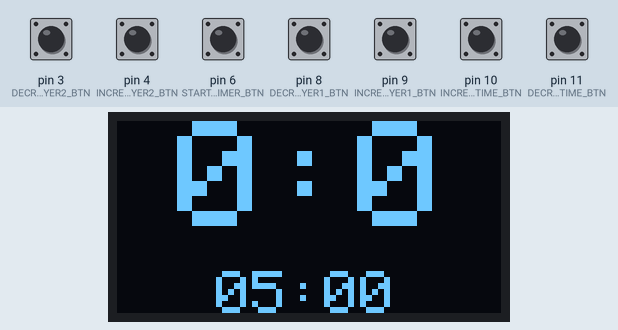
A sketch run on a simulated Arduino Uno, built with avr-gcc and run on an emulated ATmega328P. Shown: 128×64 one-colour display. Inputs (shaded band) come from the test bench; at power-on: pin 3 (DECREMENT_PLAYER2_BTN), pin 4 (INCREMENT_PLAYER2_BTN), pin 6 (START_TIMER_BTN), pin 8 (DECREMENT_PLAYER1_BTN), pin 9 (INCREMENT_PLAYER1_BTN), pin 10 (INCREMENT_TIME_BTN), pin 11 (DECREMENT_TIME_BTN) HIGH. What the sketch prints to the serial monitor is not drawn.

Above: at 1.2 s.
1.3 s: pin 6 (START_TIMER_BTN) pulled LOW for 0.15 s
At 2.8 s:
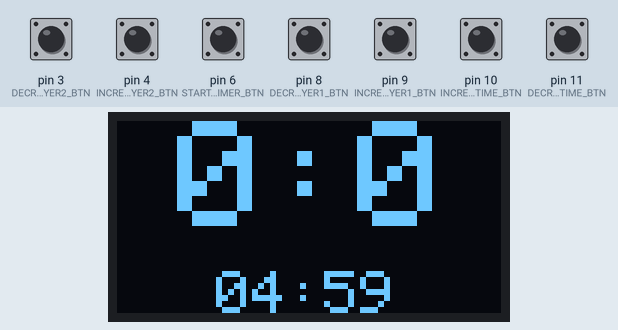
4.4 s: pin 4 (INCREMENT_PLAYER2_BTN) pulled LOW for 1 s
At 6.2 s:
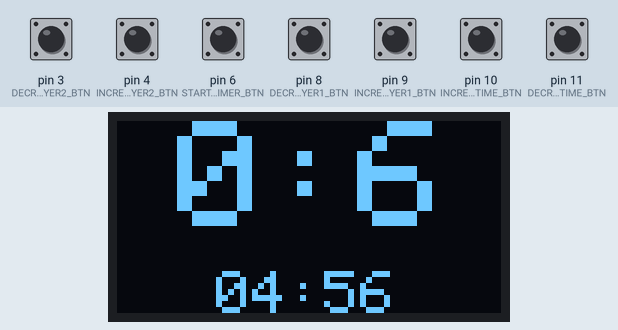
6.9 s: pin 3 (DECREMENT_PLAYER2_BTN) pulled LOW for 0.15 s
At 8.3 s:
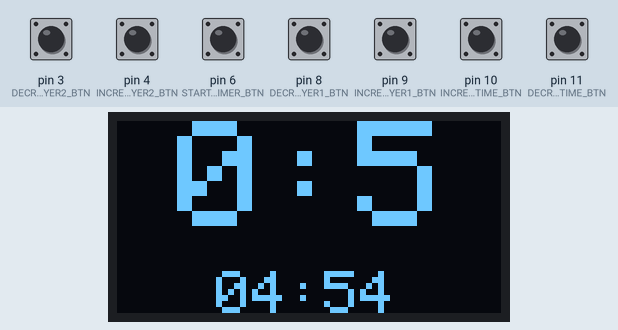
8.9 s: pin 9 (INCREMENT_PLAYER1_BTN) pulled LOW for 0.15 s
At 10.1 s:
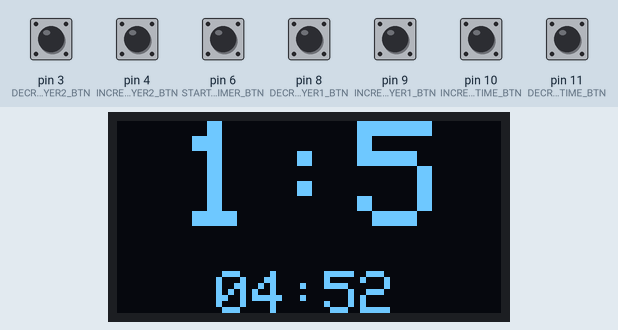
11.0 s: pin 8 (DECREMENT_PLAYER1_BTN) pulled LOW for 0.15 s
At 12.3 s:
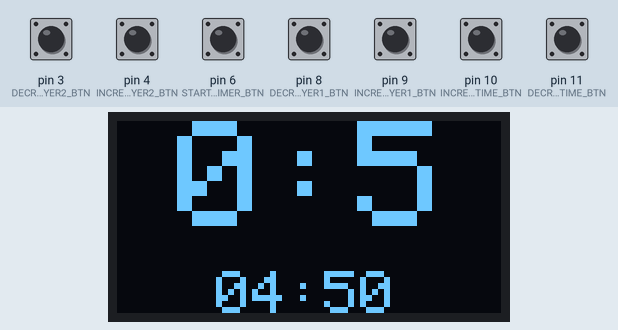
12.9 s: pin 10 (INCREMENT_TIME_BTN) pulled LOW for 0.15 s
At 14.2 s:
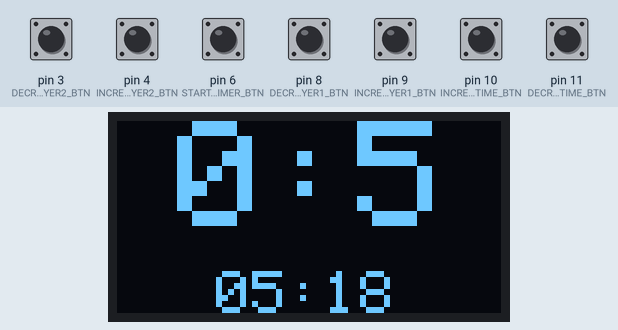
Timing chart, 0 to 15.9 s (numbered marks = the images above; inputs shaded):
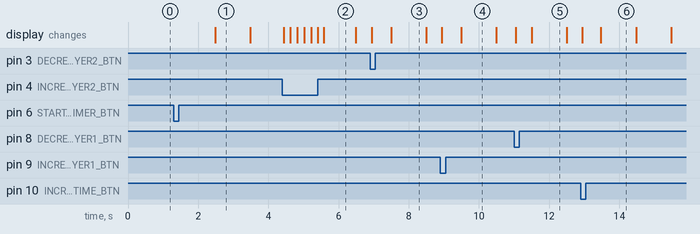

The sketch:

tipp_kick.ino
```cpp
#include <Adafruit_SSD1306.h>
#include <Adafruit_GFX.h>

#define OLED_RESET -1
#define SCREEN_WIDTH 128
#define SCREEN_HEIGHT 64


#define INCREMENT_PLAYER1_BTN 9
#define DECREMENT_PLAYER1_BTN 8

#define INCREMENT_PLAYER2_BTN 4
#define DECREMENT_PLAYER2_BTN 3


#define DECREMENT_TIME_BTN 11
#define START_TIMER_BTN 6
#define INCREMENT_TIME_BTN 10

const int SHORT_PRESS = 2000;


Adafruit_SSD1306 display(SCREEN_WIDTH, SCREEN_HEIGHT, &Wire, OLED_RESET);


int player1_score = 0;
int player2_score = 0;


bool timer_running = false;
//time when start button pressed
unsigned long start_time = 0;
int total_time = 300;
int time_left = 300;


//values for output on screen
int minutes = 0;
int seconds = 0;


//detect long button press
int lastState = HIGH;
int currentState;
unsigned long pressedTime = 0;
unsigned long releasedTime = 0;


void setup() {
  Serial.begin(115200);


  //Button pin outs
  pinMode(INCREMENT_PLAYER1_BTN, INPUT_PULLUP);
  pinMode(DECREMENT_PLAYER1_BTN, INPUT_PULLUP);

  pinMode(INCREMENT_PLAYER2_BTN, INPUT_PULLUP);
  pinMode(DECREMENT_PLAYER2_BTN, INPUT_PULLUP);

  pinMode(DECREMENT_TIME_BTN, INPUT_PULLUP);
  pinMode(START_TIMER_BTN, INPUT_PULLUP);
  pinMode(INCREMENT_TIME_BTN, INPUT_PULLUP);


  //setup display with address 0x3C
  if (!display.begin(SSD1306_SWITCHCAPVCC, 0x3C)) {
    Serial.println(F("SSD1306 allocation failed"));
    for (;;); // Don't proceed, loop forever
  } else {
    Serial.println(F("Connected"));
  }
  display.setTextColor(WHITE);

  //display inital values
  convert_time();
}


//display on screen
void update_display() {
  //clear
  display.clearDisplay();


  //score
  if (player1_score < 10 && player2_score < 10) {
    display.setTextSize(5);
    display.setCursor(20, 0);
  } else {
    display.setTextSize(4);
    display.setCursor(5, 5);
  }

  if (player1_score < 10 && player2_score >= 10) {
    display.print("0");
  }
  display.print(player1_score);
  display.print(":");
  if (player2_score < 10 && player1_score >= 10) {
    display.print("0");
  }
  display.print(player2_score);


  //time
  display.setTextSize(2);
  display.setCursor(33, 50);
  //minutes
  if (minutes < 10) display.print("0");
  display.print(minutes);
  display.print(":");
  //seconds
  if (seconds < 10) display.print("0");
  display.print(seconds);
  display.display();
}


//function to convert seconds into minutes and seconds for displaying on screen
void convert_time() {
  seconds = time_left % 60;
  minutes = time_left / 60;

  update_display();
}


//counts the timer down
bool countdown() {
  int time_played = (millis() - start_time) / 1000;
  time_left = total_time - time_played;

  if (time_left <= 0) {
    time_left = 0;
  }

  convert_time();
}


void reset() {
  player1_score = 0;
  player2_score = 0;
  timer_running = false;
  start_time = 0;
  total_time = 300;
  time_left = 300;
  convert_time();
}


void loop() {
  //start timer
  if (timer_running) {
    countdown();
  }

  //decrement player1
  if (digitalRead(DECREMENT_PLAYER1_BTN) == LOW) {
    if (player1_score > 0) {
      player1_score -= 1;
      update_display();
    }
    delay(140);
  }

  //increment player1
  if (digitalRead(INCREMENT_PLAYER1_BTN) == LOW) {
    player1_score += 1;
    update_display();
    delay(140);
  }

  //decrement player2
  if (digitalRead(DECREMENT_PLAYER2_BTN) == LOW) {
    if (player2_score > 0) {
      player2_score -= 1;
      update_display();
    }
    delay(140);
  }


  //increment player2
  if (digitalRead(INCREMENT_PLAYER2_BTN) == LOW) {
    player2_score += 1;
    update_display();
    delay(140);
  }


  currentState = digitalRead(START_TIMER_BTN);

  //start / stop timer
  if (lastState == HIGH && currentState == LOW)
    pressedTime = millis();
  else if (lastState == LOW && currentState == HIGH) {
    releasedTime = millis();

    long pressDuration = releasedTime - pressedTime;

    //SHORT button press
    if (pressDuration < SHORT_PRESS) {
      Serial.println("SHORT button press");
      if (timer_running) {
        total_time = time_left;
      }
      start_time = millis();

      timer_running = !timer_running;
    }
    //LONG button press
    else {
      Serial.println("LONG button press");
      reset();
    }
  }

  lastState = currentState;


  // remove 30 seconds from timer
  if (digitalRead(DECREMENT_TIME_BTN) == LOW) {
    if (time_left > 30) {
      total_time -= 30;
      time_left -= 30;
    } else {
      total_time = 0;
      time_left = 0;
    }
    convert_time();
    delay(140);
  }


  //add 30 seconds to timer
  if (digitalRead(INCREMENT_TIME_BTN) == LOW) {
    total_time += 30;
    time_left += 30;
    convert_time();
    delay(140);
  }
}
```

Measured:
- after the input at 1.3 s, the display: changes after 1.2 s (image 1)
- what the display in image 1 shows lasts 1.0 s, from 2.5 s to 3.5 s
- what the display in image 2 shows lasts 0.9 s, from 5.6 s to 6.5 s
